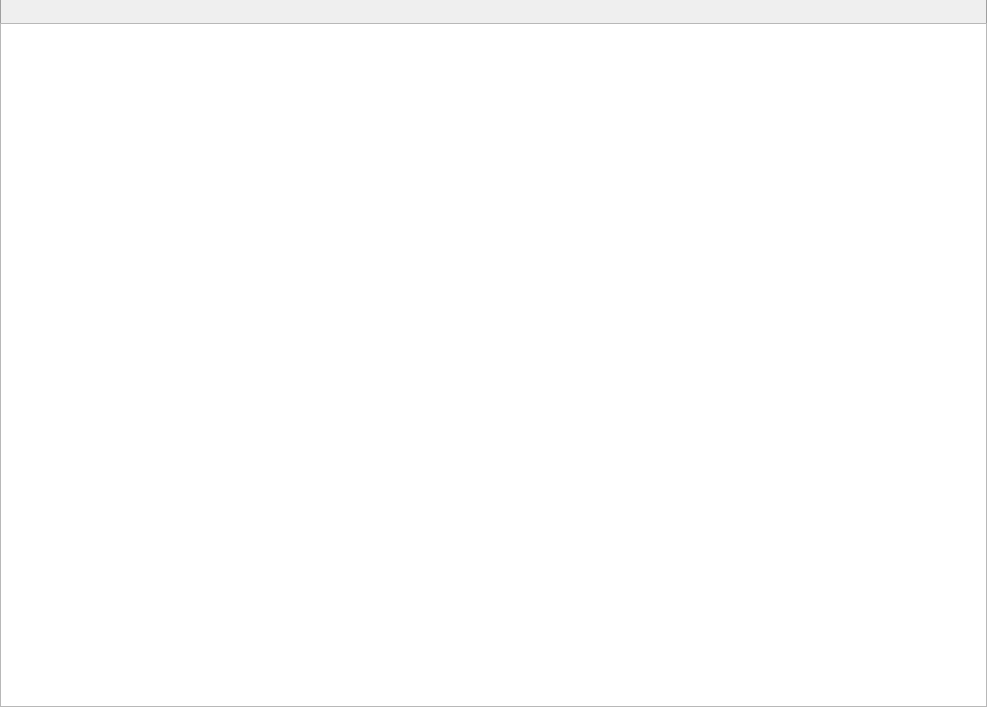
<?xml version="1.0" encoding="UTF-8"?>
<ui version="4.0">
 <class>PlaylistContainer</class>
 <widget class="QWidget" name="PlaylistContainer">
  <property name="geometry">
   <rect>
    <x>0</x>
    <y>0</y>
    <width>987</width>
    <height>707</height>
   </rect>
  </property>
  <property name="windowTitle">
   <string>Form</string>
  </property>
  <property name="styleSheet">
   <string notr="true">#toolbar {
  border-color: palette(dark);
  border-style: solid;
  border-width: 0px 1px 0px 1px;
}</string>
  </property>
  <layout class="QVBoxLayout" name="verticalLayout_2">
   <property name="spacing">
    <number>0</number>
   </property>
   <property name="margin">
    <number>0</number>
   </property>
   <item>
    <widget class="PlaylistTabBar" name="tab_bar" native="true"/>
   </item>
   <item>
    <widget class="QFrame" name="toolbar">
     <layout class="QHBoxLayout" name="horizontalLayout">
      <property name="spacing">
       <number>0</number>
      </property>
      <property name="margin">
       <number>0</number>
      </property>
      <item>
       <widget class="QToolButton" name="create_new">
        <property name="iconSize">
         <size>
          <width>16</width>
          <height>16</height>
         </size>
        </property>
        <property name="autoRaise">
         <bool>true</bool>
        </property>
       </widget>
      </item>
      <item>
       <widget class="QToolButton" name="load">
        <property name="iconSize">
         <size>
          <width>16</width>
          <height>16</height>
         </size>
        </property>
        <property name="autoRaise">
         <bool>true</bool>
        </property>
       </widget>
      </item>
      <item>
       <widget class="QToolButton" name="save">
        <property name="iconSize">
         <size>
          <width>16</width>
          <height>16</height>
         </size>
        </property>
        <property name="autoRaise">
         <bool>true</bool>
        </property>
       </widget>
      </item>
      <item>
       <widget class="QToolButton" name="undo">
        <property name="iconSize">
         <size>
          <width>16</width>
          <height>16</height>
         </size>
        </property>
        <property name="autoRaise">
         <bool>true</bool>
        </property>
       </widget>
      </item>
      <item>
       <widget class="QToolButton" name="redo">
        <property name="iconSize">
         <size>
          <width>16</width>
          <height>16</height>
         </size>
        </property>
        <property name="autoRaise">
         <bool>true</bool>
        </property>
       </widget>
      </item>
      <item>
       <widget class="QSearchField" name="filter" native="true"/>
      </item>
     </layout>
    </widget>
   </item>
   <item>
    <widget class="PlaylistView" name="playlist">
     <property name="acceptDrops">
      <bool>true</bool>
     </property>
     <property name="editTriggers">
      <set>QAbstractItemView::EditKeyPressed|QAbstractItemView::SelectedClicked</set>
     </property>
     <property name="dragEnabled">
      <bool>true</bool>
     </property>
     <property name="dragDropMode">
      <enum>QAbstractItemView::DragDrop</enum>
     </property>
     <property name="selectionMode">
      <enum>QAbstractItemView::ExtendedSelection</enum>
     </property>
     <property name="rootIsDecorated">
      <bool>false</bool>
     </property>
     <property name="uniformRowHeights">
      <bool>true</bool>
     </property>
     <property name="itemsExpandable">
      <bool>false</bool>
     </property>
     <property name="sortingEnabled">
      <bool>false</bool>
     </property>
     <property name="allColumnsShowFocus">
      <bool>true</bool>
     </property>
    </widget>
   </item>
  </layout>
 </widget>
 <customwidgets>
  <customwidget>
   <class>QSearchField</class>
   <extends>QWidget</extends>
   <header>3rdparty/qocoa/qsearchfield.h</header>
  </customwidget>
  <customwidget>
   <class>PlaylistView</class>
   <extends>QTreeView</extends>
   <header>playlist/playlistview.h</header>
  </customwidget>
  <customwidget>
   <class>PlaylistTabBar</class>
   <extends>QWidget</extends>
   <header>playlist/playlisttabbar.h</header>
   <container>1</container>
  </customwidget>
 </customwidgets>
 <resources/>
 <connections/>
</ui>
